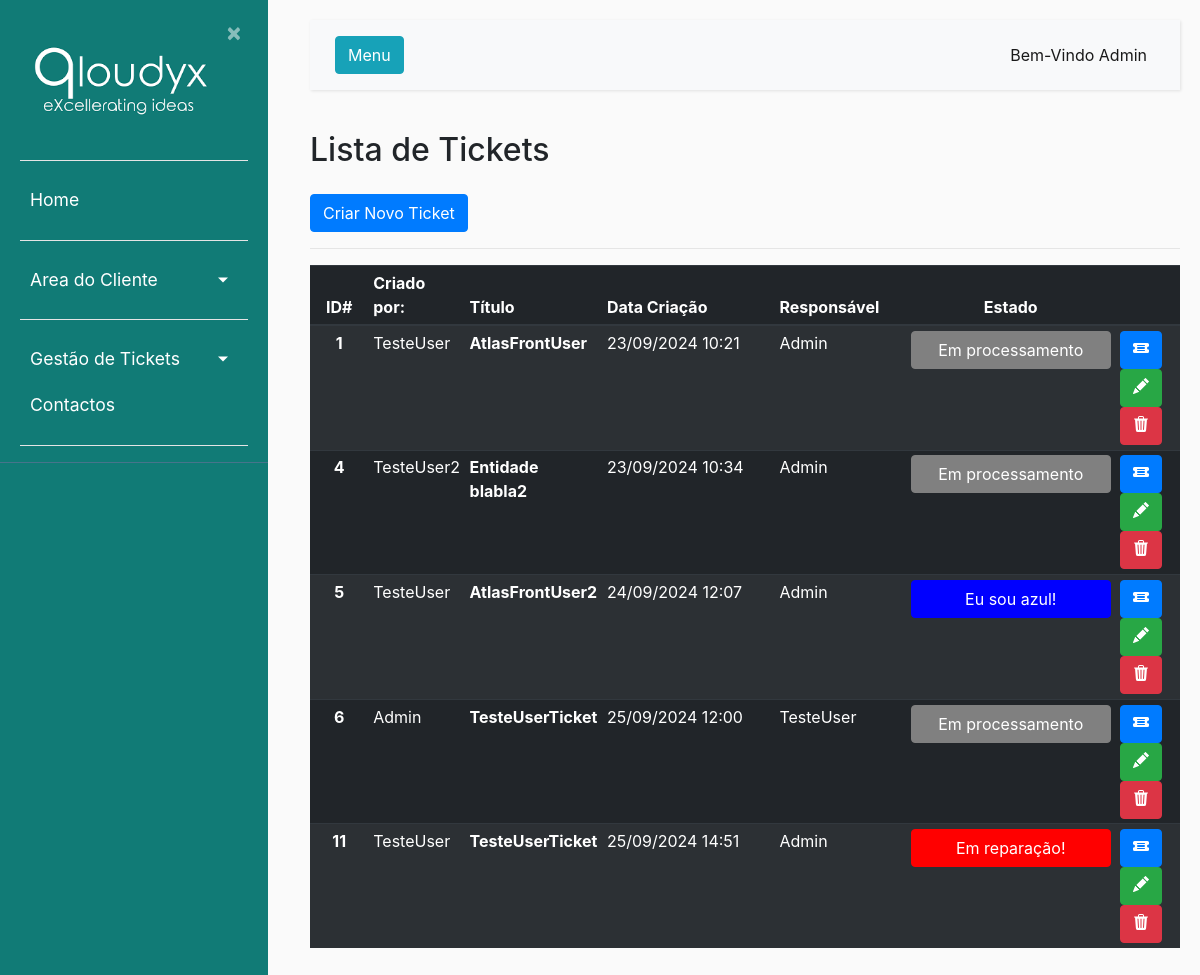
Page /listaticket/ (signed in) on the earlier database version.
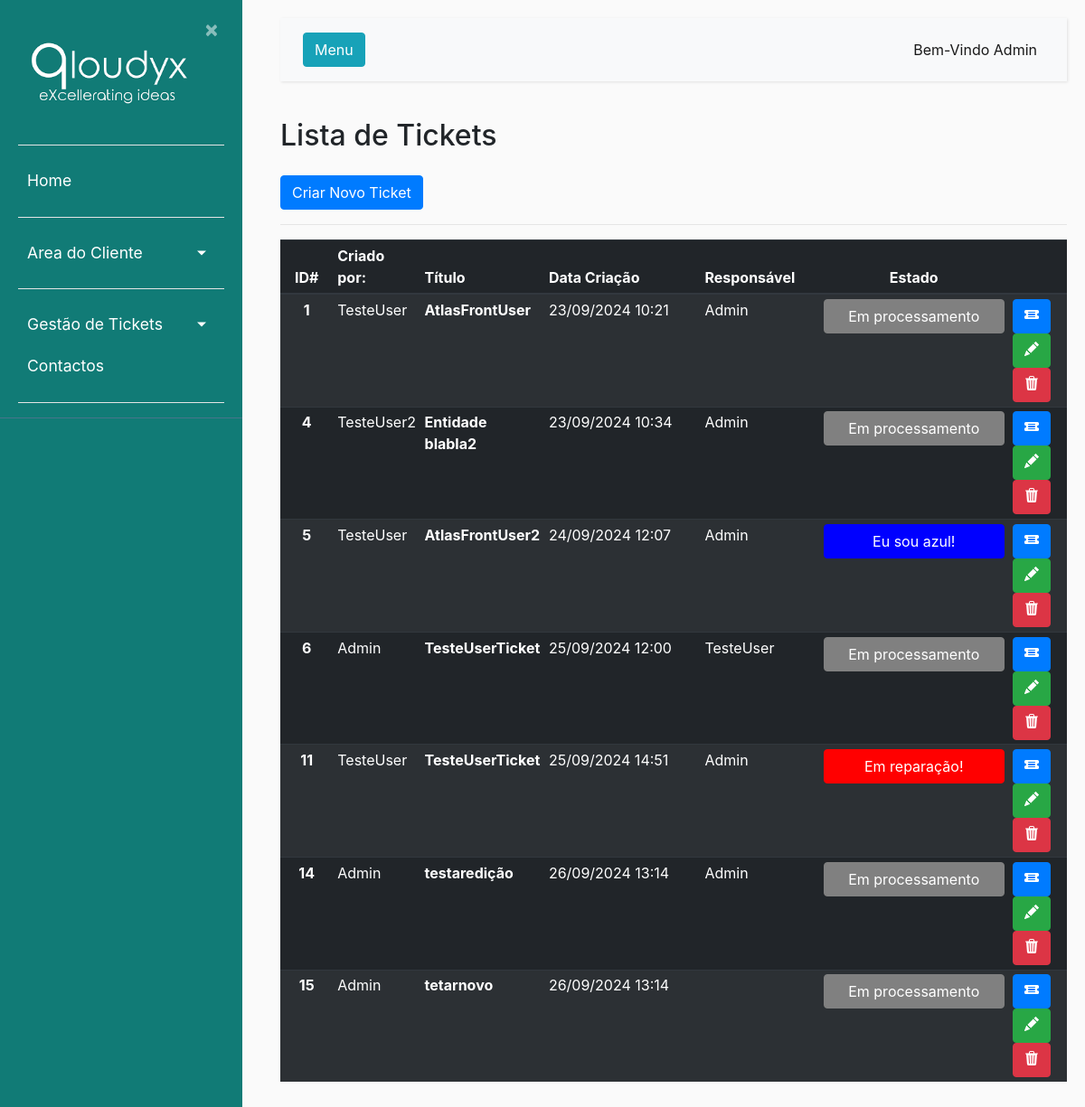
Same page on the later database version.
### ticket/models.py (models this page shows, shortened)
class Usuarios(AbstractBaseUser):
    nome = models.CharField(max_length=100, unique=True,verbose_name='Utilizador')
    email = models.EmailField(verbose_name='E-mail')
    foto = models.ImageField(null=True, blank=True, upload_to='users/uploads/fotos',verbose_name='Foto')
    descricao = models.CharField(max_length=250, null=True)
    EscolhasRole = {
    ("Interno", "Interno"),
    ("Operador", "Operador"),
    ("Cliente", "Cliente"),
    }
    role = models.CharField(max_length=50,choices= EscolhasRole ,verbose_name='Cargo')
    entidade = models.ForeignKey(Entidades, on_delete=models.CASCADE, verbose_name='Entidade')
    telefone = PhoneNumberField(null=True, blank=False, unique=True, verbose_name='Telefone')
    date_of_birth = models.DateField(verbose_name='Data de Nascimento')
    is_active = models.BooleanField(default=True, verbose_name='Ativo?')
    is_admin = models.BooleanField(default=False, verbose_name='Admin?')
    objects = MyUserManager()
    USERNAME_FIELD = 'nome'
    REQUIRED_FIELDS = ['date_of_birth','email']

class Ticket(models.Model):
    nome = models.CharField(max_length=50, verbose_name='Titulo')
    dataCriacao = models.DateTimeField(default=timezone.now(), verbose_name='Data de Criação')
    descricao = models.CharField(max_length=300, verbose_name='Descrição')
    usuarios = models.ForeignKey(Usuarios, null = True, on_delete=models.CASCADE, related_name="responsavel", verbose_name='Responsável')
    app_tpPedidos = models.ForeignKey(Apps_tpPedidos, on_delete=models.CASCADE, verbose_name='Tipo de Problema')
    prioridade = models.ForeignKey(Prioridade, null = True , on_delete=models.CASCADE, verbose_name='Prioridade')
    resolucao = models.ForeignKey(Resolucao, null = True, on_delete=models.CASCADE, verbose_name='Resolução')
    id_Proprietario = models.ForeignKey(Usuarios, null = True, on_delete=models.CASCADE, related_name="criador", verbose_name='Criador do Ticket')
    estado = models.ForeignKey(StatusLog,null = True,default = 1, on_delete=models.CASCADE, verbose_name='Estado Atual')
    usuario_app = models.ForeignKey(Usuarios_Apps,null = True, on_delete=models.CASCADE, limit_choices_to={'usuario': "4"})

class StatusLog(models.Model):
    estado = models.ForeignKey(Estado, on_delete=models.CASCADE, verbose_name='Estado')
    usuario = models.ForeignKey(Usuarios, on_delete=models.CASCADE, verbose_name='Utilizador')
    dataHora = models.DateTimeField(default=timezone.now(), verbose_name='Data de Criação')

class Estado(models.Model):
    estado = models.CharField(max_length=20)
    cor = models.CharField(max_length=30)
    font_color = models.CharField(max_length=30)
    descricao = models.CharField(max_length=300)
    def __str__(self):
        return self.estado

### ticket/views.py (the view)
# urls.py: path('listaticket/', ticket_views.ticket_list, name ='listaticket'), #URL para a gestão de tickets
def ticket_list(request):
    ticketall = Ticket.objects.all()
    tickuser = request.user
    tickets = Ticket.objects.filter(Q(usuarios=tickuser) | Q(id_Proprietario=tickuser))
    return render(request, 'ticket/listaticket.html', {'tickets': tickets,'ticketall': ticketall})

### ticket/templates/ticket/listaticket.html (shortened to what this page needs)
{% extends "ticket/base.html" %}
{% block content %}
<body>
    <h2 style="margin-bottom:25px">Lista de Tickets</h2>
    {% if user.is_authenticated %}
    {% if user.is_admin or user.role == "Interno"%}
    {% if ticketall %}
    <button type="button" class="btn btn-primary"><a href="{% url 'novoticket' %}">Criar Novo Ticket</a></button>
    <hr>
    <table class="table table-striped table-dark table-sm">
        <thead>
          <tr>
            <th style="text-align:center" class="col-2 col-sm-1">ID#</th>
            <th class="col-2 col-sm-1">Criado por:</th>
            <th class="col-2 col-sm-1">Título</th>
            <th class="col-2 col-sm-3">Data Criação</th>
            <th class="col-2 col-sm-2">Responsável</th>
            <th style="text-align:center" class="col-2 col-sm-1">Estado</th>
            <th class="col-3 col-sm-1"></th>
          </tr>
        </thead>
        <tbody>
          {% for ticket in ticketall %}
          <tr>
            <th style="text-align:center">{{ ticket.id }}</th>
            <td>{{ ticket.id_Proprietario.nome }}</td>
            <th scope="row">{{ ticket.nome }}</th>
            <td>{{ ticket.dataCriacao|date:"d/m/Y H:i" }}</td>
            <td>{{ ticket.usuarios.nome }}</td>
            <td style="text-align:center"><button style="background-color:{{ticket.estado.estado.font_color}}; border-color:{{ticket.estado.estado.font_color}}; width:200px"type="button" class="btn btn-primary">{{ ticket.estado.estado }}</button></td>
            <td><button type="button" class="btn btn-primary"><a href="{% url 'detalheticket' ticket.pk %}">
              </a></button>
            <button type="button" class="btn btn-success"><a href="{% url 'editar_ticket' ticket.pk %}">
            </a></button>
            <button type="button" class="btn btn-danger"><a href="{% url 'apagar_ticket' ticket.pk %}">
            </a></button></td>
          </tr>
          {% endfor %}
        </tbody>
    </table>
    {% else %}
        <p>Nenhum ticket encontrado.</p>
    {% endif %}
    {% endif %}
    {% endif %}
</body>
{% endblock content %}

### ticket/templates/ticket/base.html (shortened to what this page needs)
{% load static %}
<!DOCTYPE html>
<html lang="en">
<head>
    <link rel="stylesheet" href="https://cdn.jsdelivr.net/npm/bootstrap@4.0.0/dist/css/bootstrap.min.css">
    <link rel="stylesheet" type="text/css" href="{% static 'ticket/main.css' %}">
</head>
<body>
    <div class="wrapper">
        <nav id="sidebar">
            <div class="sidebar-header">
                <a href = "{% url 'ticket-home' %}"> <img src="{% static 'ticket/Qloudyx.png' %}" style="width:200px;height:100%;"></a>
                <a class="close" onclick="CloseMenu()">&nbsp×&nbsp</a>
                <hr>
            </div>
            <ul class="list-unstyled components" >
                <li>
                    <a href="{% url 'ticket-home' %}">Home</a>
                        {% if user.is_authenticated %}
                    <hr>
                    <a href="#homeSubmenu" data-toggle="collapse" aria-expanded="false" class="dropdown-toggle">Area do Cliente</a>
                        {% endif %}
                </li>
                <li>
                    {% if user.is_authenticated %}
                    <hr>
                    <a href="#pageSubmenu" data-toggle="collapse" aria-expanded="false" class="dropdown-toggle">Gestão de Tickets</a>
                    {% endif %}
                    <a href="#">Contactos</a>
                    <hr>
            </ul>
        </nav>
        </div>
        <div id="content">
            <nav class="navbar navbar-expand-lg navbar-light bg-light">
                <div class="container-fluid">
                    <button type="button" id="sidebarCollapse" onClick="OpenMenu()" class="btn btn-info">
                        <span>Menu</span>
                    </button>
                    <div class="collapse navbar-collapse" id="navbarSupportedContent">
                        <ul class="nav navbar-nav ml-auto">
                            <li class="nav-item active">
                                <a class="nav-link" href="#">Bem-Vindo {{user.nome}}</a>
                            </li>
                        </ul>
                    </div>
                </div>
            </nav>
            <main role="main" class="container">
                <div class="row">
                    <div class="col-md-8">
                    </div>
                </div>
            </main>
            {% block content %}{% endblock %}
</body>
</html>

### ticket/static/ticket/main.css (style rules this page uses)
body { background: #fafafa; }
hr { background-color: white; }
a, a:hover, a:focus { color: inherit; text-decoration: none; transition: all 0.3s; }
.navbar { padding: 15px 10px; background: #fff; border: none; border-radius: 0; margin-bottom: 40px; box-shadow: 1px 1px 3px rgba(0, 0, 0, 0.1); }
.wrapper { display: flex; width: 100%; align-items: stretch; }
#sidebar { height: 100%; width: 250; position: fixed; z-index: 1; overflow-x: hidden; background: #117B76; color: #fff; transition: all 0.3s; }
#sidebar .sidebar-header { padding-left: 20px; padding-top: 20px; padding-right: 20px; background: #117B76; }
#sidebar ul.components { padding-left: 20px; padding-right: 20px; border-bottom: 1px solid #47748b; }
#sidebar ul li a { padding: 10px; font-size: 1.1em; display: block; }
a[data-toggle="collapse"] { position: relative; }
.dropdown-toggle::after { display: block; position: absolute; top: 50%; right: 20px; transform: translateY(-50%); }
#content { margin-left: 290px; position: relative; padding: 20px; min-height: 100vh; transition: all 0.3s; }

Differences in the rows shown:
added Ticket: id "14", id_Proprietario.nome "Admin", nome "testaredição", dataCriacao "26/09/2024 13:14", usuarios.nome "Admin", estado.estado "Em processamento"
added Ticket: id "15", id_Proprietario.nome "Admin", nome "tetarnovo", dataCriacao "26/09/2024 13:14", estado.estado "Em processamento"
